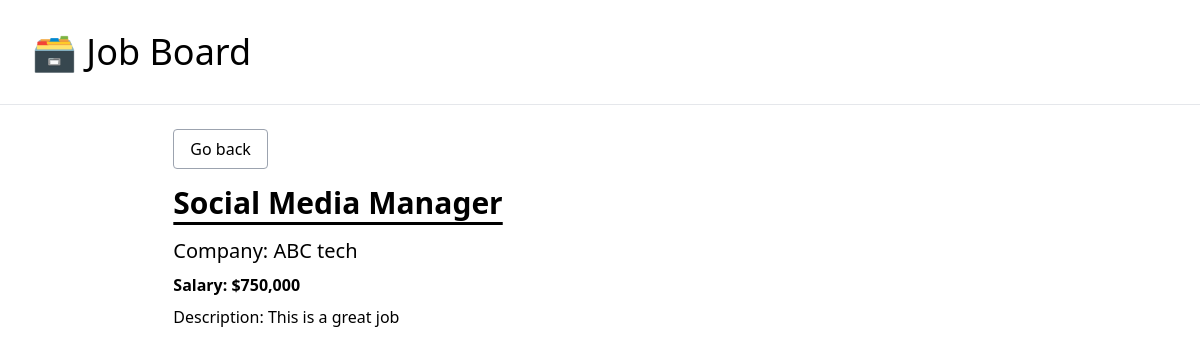
The app's page /job/1/ with its own data.
### job_board/models.py (models this page shows, shortened)
class JobPosting(models.Model):
    title = models.CharField(max_length=100)
    description = models.TextField()
    company = models.CharField(max_length=100)
    salary = models.IntegerField()
    is_active = models.BooleanField(default=False)

### job_board/views.py (the view)
# urls.py: path("job/<int:pk>/", job_detail, name="job-detail"),
def job_detail(request, pk):
    job = get_object_or_404(JobPosting, pk=pk, is_active=True)
    context = {
        "job_postings": job
    }
    return render(request, "job_board/detail.html", context)

### job_board/templates/job_board/detail.html
{% extends 'job_board/_base.html' %}
{% load humanize %}
{% block content %}
<div class="w-10/12 mx-auto">
    <p class="pb-6"><a href="{% url 'home' %}" class="border border-gray-400 rounded px-4 py-2 hover:bg-gray-200">Go back</a></p>
    <h1 class="text-3xl font-semibold pb-4 underline underline-offset-8">{{job_postings.title}}</h1>
    <p class="pb-2 text-xl">Company: {{job_postings.company}}</p>
    <p class="pb-2 font-semibold">Salary: ${{job_postings.salary|intcomma}}</p>
    <p>Description: {{job_postings.description}}</p>
</div>
{% endblock content %}

### records on screen
JobPosting: title "Social Media Manager", company "ABC tech", salary "750,000", description "This is a great job"
